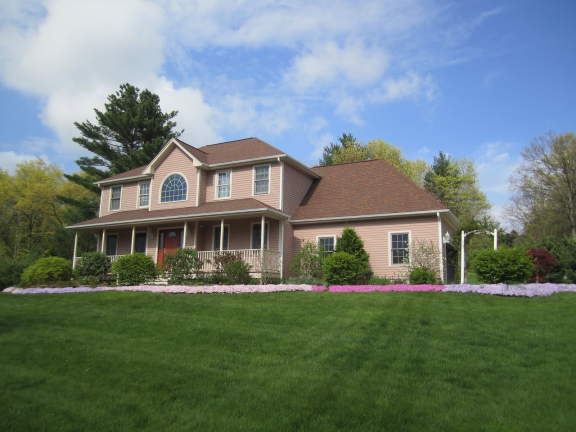
#> input picture code/building.jpg, 1152 x 864 px (shown at 1/2 size)
$ python -i 'getInterestPoints - Copy.py'   (imports and definitions only)
#> lines starting #> are read from the running program, lines starting #| are printed output that depends on the picture

# [1 line not run here, left out]

import cv2
import numpy as np
from scipy import signal
from scipy import misc
import matplotlib.pyplot as plt

# [1 line not run here, left out]

# % Local Feature Stencil Code
# CSC 589 Intro to computer vision.
# Code adapated from MATLAB written by James Hayes from Brown University
# % Returns a set of interest points for the input image

# % 'image' can be grayscale or color, your choice.
# % 'feature_width', in pixels, is the local feature width. It might be
# %   useful in this function in order to (a) suppress boundary interest
# %   points (where a feature wouldn't fit entirely in the image, anyway)
# %   or(b) scale the image filters being used. Or you can ignore it.

# % 'x' and 'y' are nx1 vectors of x and y coordinates of interest points.
# % 'confidence' is an nx1 vector indicating the strength of the interest
# %   point. You might use this later or not.
# % 'scale' and 'orientation' are nx1 vectors indicating the scale and
# %   orientation of each interest point. These are OPTIONAL. By default you
# %   do not need to make scale and orientation invariant local features.

# [32 lines left out: function getInterestPoints, not called in this run]

"""
def harrisDetection():
    # compute x and y derivitaves of image
        #
    # compute products of deri

    gradY, gradX = np.gradient(img)
"""

# [38 lines left out: function getHarrisPoints, not called in this run]


def computeHarrisResponse(image):
    """ compute the Harris corner detector response function
        for each pixel in the image"""

    #derivatives
    imXderiv,imYderiv = gaussDerivatives(image, 3)

    #kernel for blurring
    gaussKern = matlabGauss2D((3,3),3)

    #compute components of the structure tensor
    xxComponent = signal.convolve(imXderiv*imXderiv, gaussKern, mode='same')
    xyComponent = signal.convolve(imXderiv*imYderiv, gaussKern, mode='same')
    yyComponent = signal.convolve(imXderiv*imYderiv, gaussKern, mode='same')

    #determinant and trace
    determinant = xxComponent * yyComponent - xyComponent**2
    trace = xxComponent + yyComponent

    return determinant / trace


# [5 lines left out: function plotHarrisPoints, not called in this run]


# write a 2D gaussian kernal
def matlabGauss2D(shape=(3,3),sigma=1):
    m,n = [(ss-1.)/2. for ss in shape]
    y,x = np.ogrid[-m:m+1,-n:n+1]
    h = np.exp(-(x*x + y*y)/(2.*sigma*sigma) )
    h[ h < np.finfo(h.dtype).eps*h.max() ] = 0
    sumh = h.sum()
    if sumh != 0:
        h /= sumh
    return h

# construct derivative kernals from scratch
def gaussDerivativeKernels(size, sizey=None):
    """ returns x and y derivatives of a 2D
        gauss kernel array for convolutions """
    size = int(size)
    if not sizey:
        sizey = size
    else:
        sizey = int(sizey)
    y, x = np.mgrid[-size:size+1, -sizey:sizey+1]

    #x and y derivatives of a 2D gaussian with standard dev half of size
    # (ignore scale factor)

    #
    #
    #*****************************************************8
    gx = - x * np.exp(-(x**2/float((0.5*size)**2)+y**2/float((0.5*sizey)**2)))
    gy = - y * np.exp(-(x**2/float((0.5*size)**2)+y**2/float((0.5*sizey)**2)))

    return gx,gy

# computing derivatives
def gaussDerivatives(im, n, ny=None):
    """ returns x and y derivatives of an image using gaussian
        derivative filters of size n. The optional argument
        ny allows for a different size in the y direction."""

    gx,gy = gaussDerivativeKernels(n, sizey=ny)

    imx = signal.convolve(im,gx, mode='same')
    imy = signal.convolve(im,gy, mode='same')

    return imx,imy

#gx,gy = gaussDerivativeKernels(3)


>>> import cv2
>>> picture = cv2.imread('building.jpg', cv2.IMREAD_GRAYSCALE)
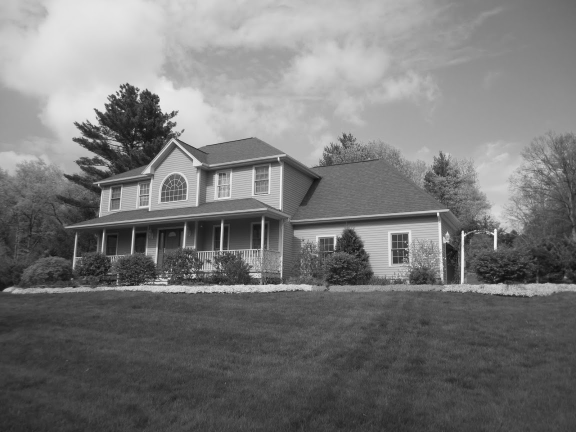
#> picture: shape (864, 1152) (shown at 1/2 size); min 8, max 255, mean 119.1
>>> result = computeHarrisResponse(picture)
#> in gaussDerivatives, `imx = signal.convolve(im,gx, mode='same')`:
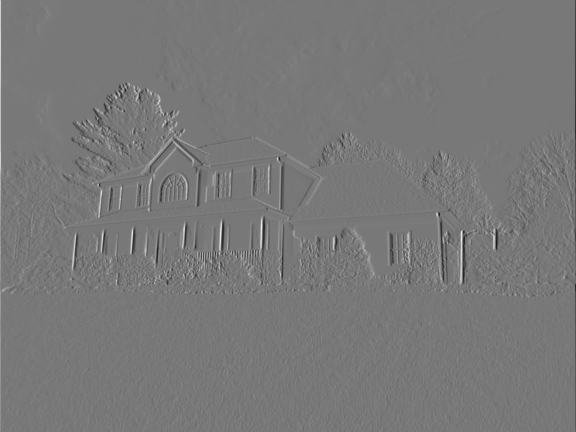
#> imx: shape (864, 1152) float64 (shown at 1/2 size); min -492.6, max 549.6, mean -0.1; drawn with min black and max white
#> in gaussDerivatives, `imy = signal.convolve(im,gy, mode='same')`:
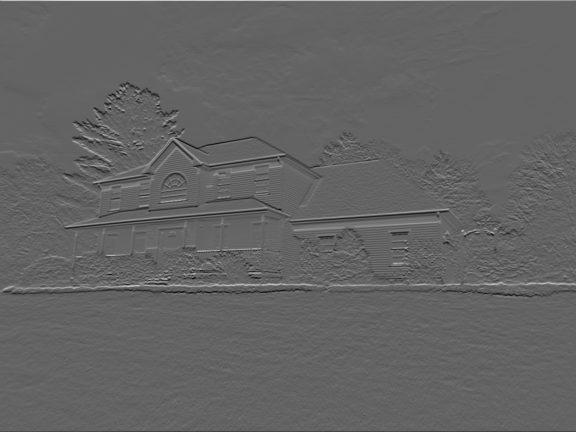
#> imy: shape (864, 1152) float64 (shown at 1/2 size); min -401.4, max 624, mean -0.6; drawn with min black and max white
#> in computeHarrisResponse, `xxComponent = signal.convolve(imXderiv*imXderiv, gaussKern, mode='same')`:
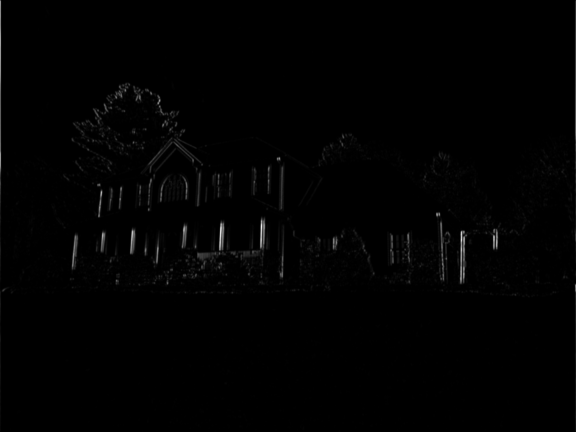
#> xxComponent: shape (864, 1152) float64 (shown at 1/2 size); min -1.41e-11, max 184830.8, mean 1391.6; drawn with min black and max white
#> in computeHarrisResponse, `xyComponent = signal.convolve(imXderiv*imYderiv, gaussKern, mode='same')`:
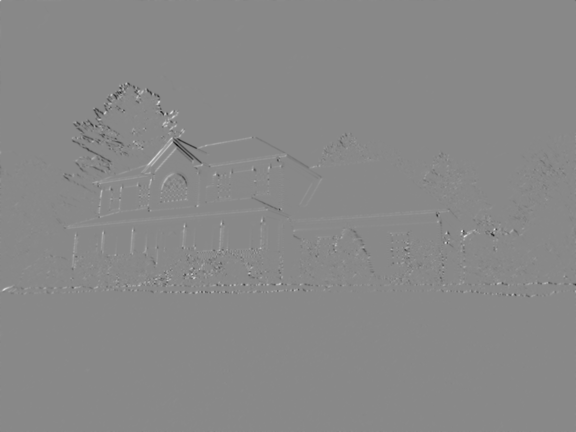
#> xyComponent: shape (864, 1152) float64 (shown at 1/2 size); min -67991.2, max 58855.6, mean 9.3; drawn with min black and max white
#> in computeHarrisResponse, `trace = xxComponent + yyComponent`:
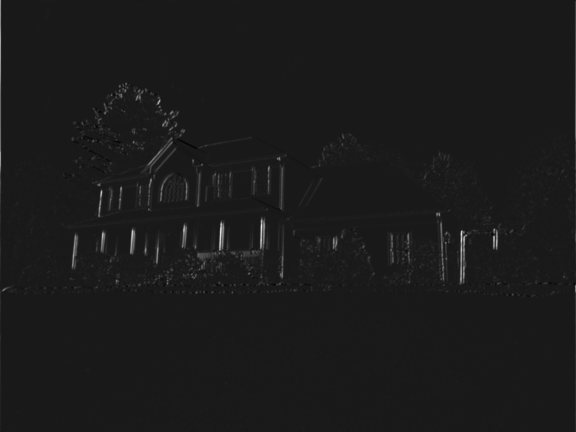
#> trace: shape (864, 1152) float64 (shown at 1/2 size); min -21931, max 196776.8, mean 1400.9; drawn with min black and max white
